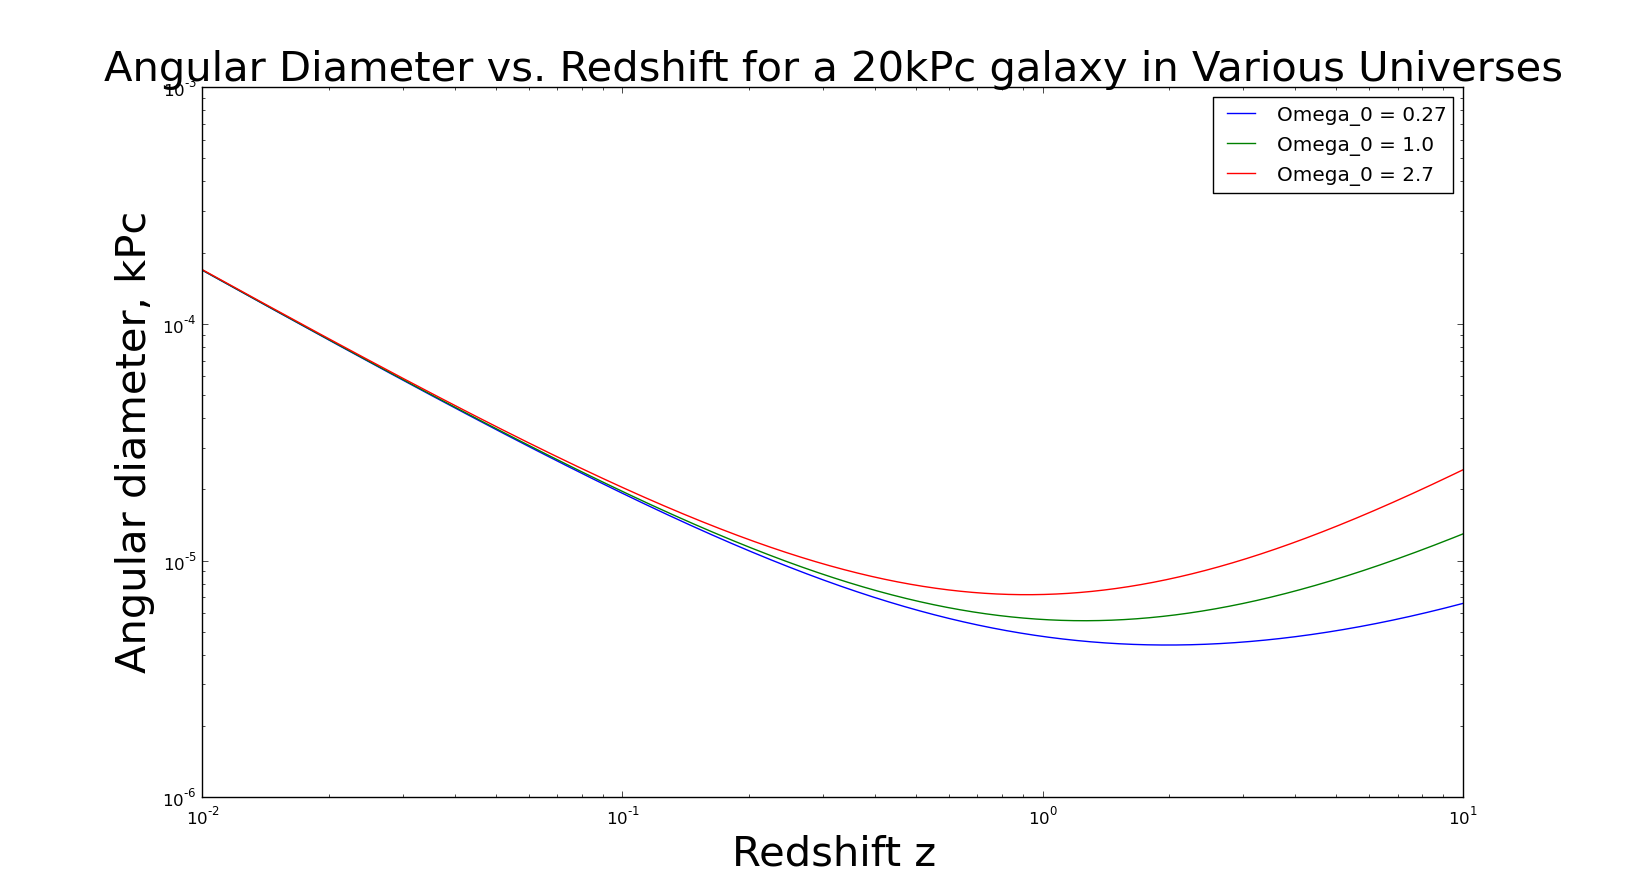

The Python source for this figure:
#Plots the angular diameter of a Milky Way (MW)-sized
#galaxy as a function of redshift

import matplotlib.pyplot as plt
import numpy as np
import math

#angular diameter at redshift z for a size-kpc galaxy
#in a universe with density parameter in matter omegaz

def angdi(z, size, omegaz):
    return 25 * size * omegaz**2 * (1 + z)**2 / ((4 * 3.0 * 10**8) * (z * omegaz / 2 + (omegaz / 2 - 1) * (math.sqrt(omegaz * z + 1) - 1)))


x = np.arange(.01, 10, .001)

y1 = [angdi(z, 20, 0.27) for z in x]
y2 = [angdi(z, 20, 1.0) for z in x]
y3 = [angdi(z, 20, 2.7) for z in x]

plt.plot(x, y1, label="Omega_0 = 0.27")
plt.plot(x, y2, label="Omega_0 = 1.0")
plt.plot(x, y3, label="Omega_0 = 2.7")

plt.xscale("log")
plt.yscale("log")
plt.xlabel("Redshift z", fontsize=30)
plt.ylabel("Angular diameter, kPc", fontsize=30)
plt.title("Angular Diameter vs. Redshift for a 20kPc galaxy in Various Universes", fontsize=30) 
plt.legend()
plt.show()
